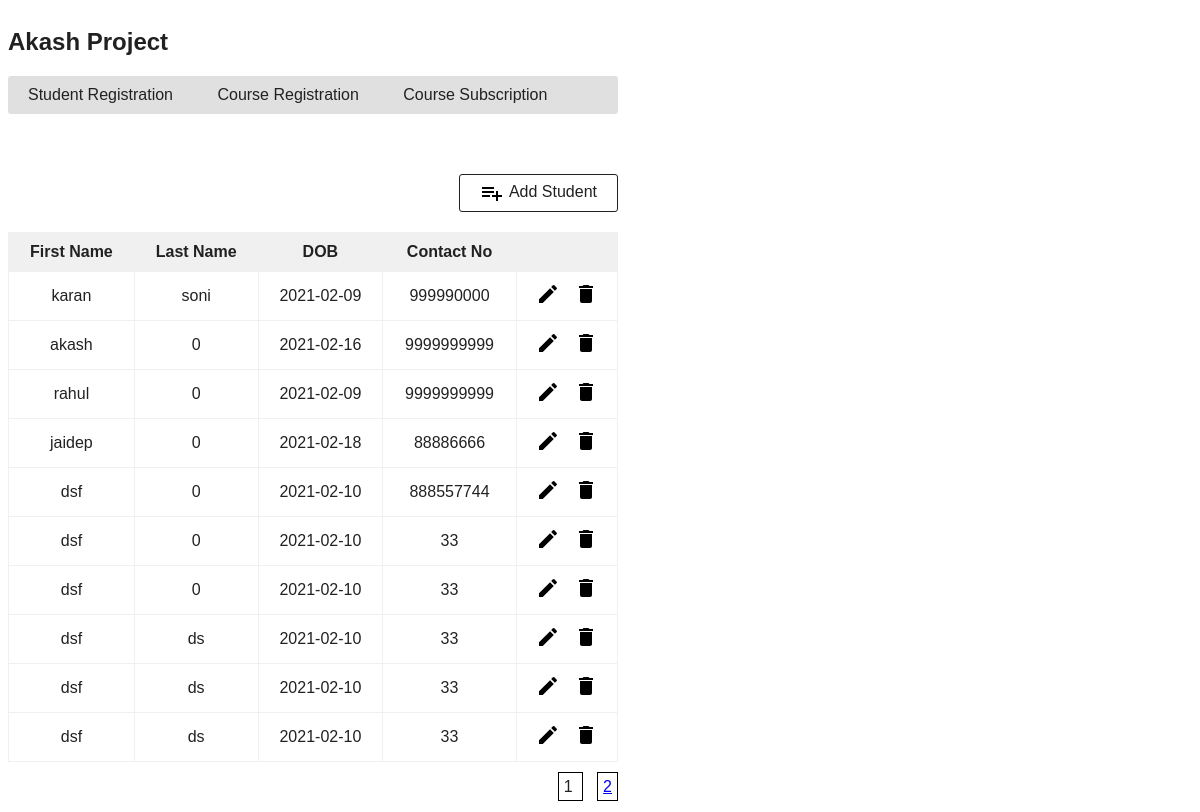
The page / on the database its author committed.
### tables this page shows
CREATE TABLE `tbl_student` (
  `id` int NOT NULL,
  `first_name` varchar(255) NOT NULL,
  `last_name` varchar(255) NOT NULL,
  `dob` date DEFAULT NULL,
  `contact_no` varchar(10) NOT NULL
);

### class/DBController.php (called while the page is built, shortened)
<?php
class DBController {
    private $host = "localhost";
    private $user = "root";
    private $password = "";
    private $database = "task";
    private $conn;
    function __construct() {
        $this->conn = $this->connectDB();
    }
    function connectDB() {
        $conn = mysqli_connect($this->host,$this->user,$this->password,$this->database);
        return $conn;
    }
    function runBaseQuery($query) {
        $result = $this->conn->query($query);
        if ($result->num_rows > 0) {
            while($row = $result->fetch_assoc()) {
                $resultset[] = $row;
            }
        }
        return $resultset;
    }
    function count_row($table){
        $sql = "SELECT count(*) as total FROM ".$table;
        $result = $this->runBaseQuery($sql);
        return $result;
    }
}
?>

### class/Student.php (called while the page is built, shortened)
<?php
require_once ("class/DBController.php");
class Student
{
    private $db_handle;
    function __construct() {
        $this->db_handle = new DBController();
    }
    function countStudent() {
        $result = $this->db_handle->count_row('tbl_student');
        return $result;
    }
    function getAllStudent($pageno=1,$no_of_records_per_page=10) {
        $offset = ($pageno-1) * $no_of_records_per_page;
        $sql = "SELECT * FROM tbl_student ORDER BY id LIMIT ".$no_of_records_per_page." OFFSET ".$offset."";
        $result = $this->db_handle->runBaseQuery($sql);
        return $result;
    }
}
?>

### web/student.php (the view, shortened to what this page needs)
<?php require_once "web/header.php"; ?>
    <div style="text-align: right; margin: 20px 0px 10px;">
        <a id="btnAddAction" href="index.php?action=student-add"><img src="web/image/icon-add.png" />Add Student</a>
    </div>
    <div id="toys-grid">
        <table cellpadding="10" cellspacing="1">
            <thead>
                <tr>
                    <th><strong>First Name</strong></th>
                    <th><strong>Last Name</strong></th>
                    <th><strong>DOB</strong></th>
                    <th><strong>Contact No</strong></th>
                </tr>
            </thead>
            <tbody>
                    <?php
                    if (! empty($result)) {
                        foreach ($result as $k => $v) {
                            ?>
          <tr>
                    <td><?php echo $result[$k]["first_name"]; ?></td>
                    <td><?php echo $result[$k]["last_name"]; ?></td>
                    <td><?php echo $result[$k]["dob"]; ?></td>
                    <td><?php echo $result[$k]["contact_no"]; ?></td>
                    <td><a class="btnEditAction"
                        href="index.php?action=student-edit&id=<?php echo $result[$k]["id"]; ?>">
                        <img src="web/image/icon-edit.png" />
                        </a>
                        <a class="btnDeleteAction"
                        href="index.php?action=student-delete&id=<?php echo $result[$k]["id"]; ?>">
                        <img src="web/image/icon-delete.png" />
                        </a>
                    </td>
                </tr>
                    <?php
                        }
                    }
                    ?>
        </table>
        <ul class="pagination">
        <?php
        for ($i = 1; $i <= $total_pages; $i++) {
            if($pageno != $i){
            ?>
            <li><a href="?pageno=<?php echo $i ?>"><?php echo $i.' ' ?></a> </li>
        <?php
            }else{
                ?>
                <li><?php echo $i.' ' ?> </li>
            <?php
            }
        }
        ?>
        </ul>
    </div>
</body>
</html>

### index.php (shortened to what this page needs)
<?php
require_once ("class/DBController.php");
require_once ("class/Student.php");
require_once ("class/CourseSubscription.php");
$db_handle = new DBController();
$no_of_records_per_page = 10;
if (isset($_GET['pageno'])) {
    $pageno = $_GET['pageno'];
} else {
    $pageno = 1;
}
switch ($action) {
    default:
        $student = new Student();
        $count_rows = $student->countStudent();
        $total_rows = $count_rows[0]['total'];
        $total_pages = ceil($total_rows / $no_of_records_per_page);
        $result = $student->getAllStudent($pageno,$no_of_records_per_page);
        require_once "web/student.php";
        break;
}
?>

### web/header.php (shortened to what this page needs)
<html>
<head>
<link href="web/css/style.css" type="text/css" rel="stylesheet" />
</head>
<body>
    <div class="container">
        <h2>Akash Project</h2>
        <div>
            <ul class="menu-list">
                <li><a href="index.php">Student Registration</a></li>
                <li><a href="index.php?action=course">Course Registration</a></li>
                <li><a href="index.php?action=course-subscription-table">Course Subscription</a></li>
            </ul>
        </div>
    </div>

### web/css/style.css (style rules this page uses)
body { width: 610px; font-family: Arial; color: #212121; }
.container { align-content: center; }
#toys-grid { margin-bottom: 30px; }
#toys-grid table { width: 100%; background-color: #F0F0F0; }
#toys-grid table td { background-color: #FFFFFF; }
.btnEditAction { cursor: pointer; text-decoration: none; margin-right: 10px; }
.btnDeleteAction { cursor: pointer; }
#btnAddAction { padding: 6px 20px; color: #212121; text-decoration: none; border-radius: 3px; cursor: pointer; border: #212121 1px solid; margin-bottom: 10px; display: inline-block; }
#btnAddAction img { margin-right: 5px; vertical-align: middle; }
ul.menu-list { list-style: none; margin: 0px 0px 40px 0px; padding: 0px; background: #E0E0E0; border-radius: 3px; }
ul.menu-list li { display: inline-block; padding: 10px 20px; }
ul.menu-list li a { color: #212121; text-decoration: none; }
td { text-align: center; }
ul.pagination li { display:inline; list-style-position: inside; border: 1px solid black; margin-left: 14px; padding: 5px; }
.pagination { float: right; }

### rows shown on the page
tbl_student: first_name "karan", last_name "soni", dob "2021-02-09", contact_no "999990000"
tbl_student: first_name "akash", last_name "0", dob "2021-02-16", contact_no "9999999999"
tbl_student: first_name "rahul", last_name "0", dob "2021-02-09", contact_no "9999999999"
tbl_student: first_name "jaidep", last_name "0", dob "2021-02-18", contact_no "88886666"
tbl_student: first_name "dsf", last_name "0", dob "2021-02-10", contact_no "888557744"
tbl_student: first_name "dsf", last_name "0", dob "2021-02-10", contact_no "33"
tbl_student: first_name "dsf", last_name "0", dob "2021-02-10", contact_no "33"
tbl_student: first_name "dsf", last_name "ds", dob "2021-02-10", contact_no "33"
tbl_student: first_name "dsf", last_name "ds", dob "2021-02-10", contact_no "33"
tbl_student: first_name "dsf", last_name "ds", dob "2021-02-10", contact_no "33"
